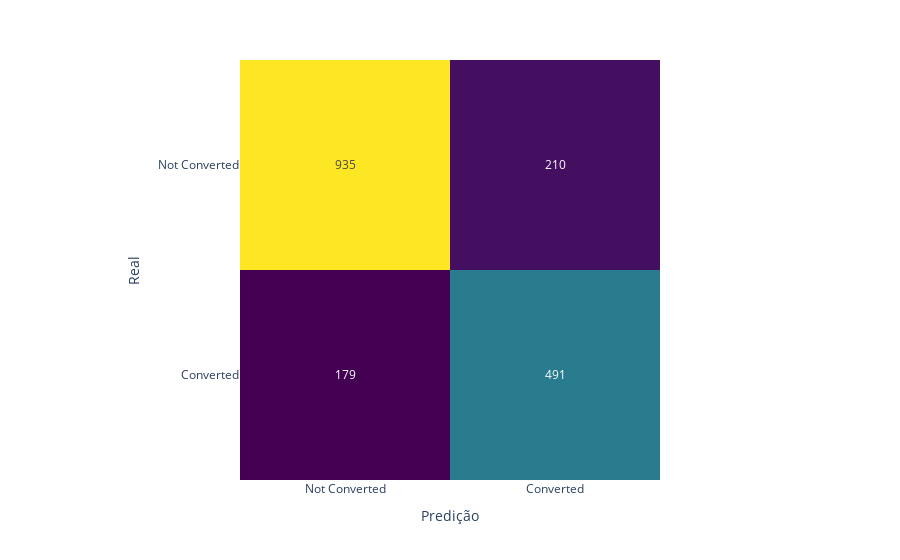

Notebook code cell kept with this figure:
### Code cell
# Mostrar a matriz de confusão
conf_matrix = confusion_matrix(y_test, y_pred)

fig = px.imshow(conf_matrix, labels=dict(x="Predição", y="Real", color="Contagem"),x=['Not Converted', 'Converted'], y=['Not Converted', 'Converted'], color_continuous_scale='Viridis')

fig.update_traces(text=conf_matrix, texttemplate="%{z}")
fig.update_layout(coloraxis_showscale=False)

fig.show()

### Figure 1 — Plotly figure (JSON) as saved in the notebook; plotly's stock layout.template omitted (floating-point values rounded to 4 significant figures)
{"data": [{"coloraxis": "coloraxis", "hovertemplate": "Predição: %{x}<br>Real: %{y}<br>Contagem: %{z}<extra></extra>", "name": "0", "text": [[935, 210], [179, 491]], "texttemplate": "%{z}", "type": "heatmap", "x": ["Not Converted", "Converted"], "xaxis": "x", "y": ["Not Converted", "Converted"], "yaxis": "y", "z": [[935, 210], [179, 491]]}], "layout": {"coloraxis": {"colorbar": {"title": {"text": "Contagem"}}, "colorscale": [[0, "#440154"], [0.1111, "#482878"], [0.2222, "#3e4989"], [0.3333, "#31688e"], [0.4444, "#26828e"], [0.5556, "#1f9e89"], [0.6667, "#35b779"], [0.7778, "#6ece58"], [0.8889, "#b5de2b"], [1, "#fde725"]], "showscale": false}, "margin": {"t": 60}, "xaxis": {"anchor": "y", "constrain": "domain", "domain": [0, 1], "scaleanchor": "y", "title": {"text": "Predição"}}, "yaxis": {"anchor": "x", "autorange": "reversed", "constrain": "domain", "domain": [0, 1], "title": {"text": "Real"}}}}
